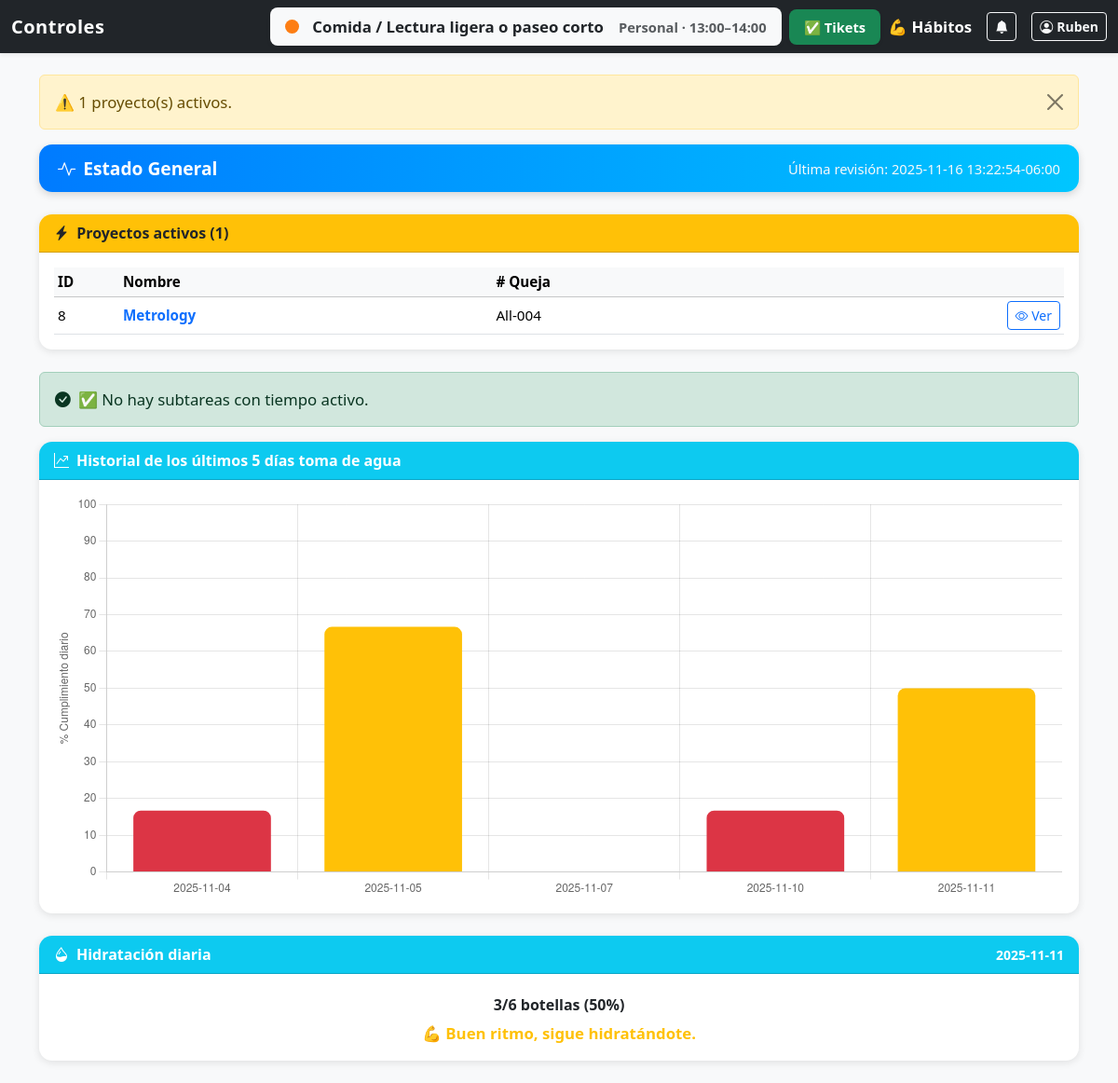
Screenshot of /estado_general (signed in) with the database file from the repository.
### tables this page shows
CREATE TABLE projects (id INTEGER PRIMARY KEY AUTOINCREMENT, nombre TEXT NOT NULL, numero_de_queja TEXT UNIQUE NOT NULL, sitio TEXT NOT NULL, prioridad TEXT NOT NULL, status TEXT NOT NULL CHECK (status IN ('Planeado', 'Detenido', 'Trabajando', 'Cerrado')), fecha_apertura TEXT NOT NULL, fecha_cierre TEXT, comentarios TEXT, ahorro REAL DEFAULT 0, gasto REAL DEFAULT 0);

CREATE TABLE agua_diaria (
    id INTEGER PRIMARY KEY AUTOINCREMENT,
    fecha TEXT NOT NULL,
    cantidad_actual INTEGER DEFAULT 0,
    objetivo INTEGER DEFAULT 6,
    usuario TEXT
);

### routes/main_routes.py (the view)
@main_bp.route('/estado_general')
@login_required
def estado_general():
    from datetime import datetime
    from zoneinfo import ZoneInfo
    from flask import session
    tz = ZoneInfo("America/Monterrey")
    now = datetime.now(tz)
    db = get_db(current_app)
    cur = db.cursor()
    cur.execute("""
        SELECT id, nombre, numero_de_queja
        FROM projects
        WHERE status='Trabajando';
    """)
    proyectos_activos = cur.fetchall()
    cur.execute("""
        SELECT s.id, s.nombre_subtarea, s.numero_de_queja,
               p.nombre AS proyecto, t.username, t.inicio
        FROM subtask_tiempo t
        JOIN subtasks s ON s.id = t.subtask_id
        JOIN projects p ON p.id = s.project_id
        WHERE t.fin IS NULL
        ORDER BY datetime(t.inicio) ASC;
    """)
    subtareas_activas = cur.fetchall()
    cur.execute("""
        SELECT COUNT(*) AS en_trabajo
        FROM subtask_tiempo
        WHERE inicio IS NOT NULL
          AND fin IS NULL;
    """)
    t = cur.fetchone()
    hay_tareas_corriendo = t['en_trabajo'] > 0
    num_proyectos = len(proyectos_activos)
    num_subtareas = len(subtareas_activas)
    if num_proyectos == 0 and num_subtareas == 0:
        flash("✅ No hay proyectos ni subtareas abiertas actualmente.", "success")
    else:
        msg = []
        if num_proyectos > 0:
            msg.append(f"{num_proyectos} proyecto(s) activos.")
        if num_subtareas > 0:
            msg.append(f"{num_subtareas} subtarea(s) con tiempo en curso.")
        flash("⚠️ " + " ".join(msg), "warning")
    if hay_tareas_corriendo:
        flash("⏱️ Hay al menos una subtarea trabajando actualmente.", "info")
    username = session.get('username', '').strip()
    cur.execute("""
        SELECT cantidad_actual, objetivo, fecha
        FROM agua_diaria
        WHERE usuario = ?
        ORDER BY datetime(fecha) DESC
        LIMIT 1;
    """, (username,))
    agua = cur.fetchone()
    if agua:
        progreso = min(agua['cantidad_actual'] / agua['objetivo'], 1.0)
        porcentaje = round(progreso * 100)
    else:
        progreso = 0
        porcentaje = 0
        agua = {'cantidad_actual': 0, 'objetivo': 6, 'fecha': None}
    cur.execute("""
        SELECT fecha, cantidad_actual, objetivo
        FROM agua_diaria
        WHERE usuario = ?
        ORDER BY date(fecha) DESC
        LIMIT 5;
    """, (username,))
    historial = cur.fetchall()
    fechas = []
    progreso_dias = []
    for h in reversed(historial):  # para que salgan del más antiguo al más reciente
        fechas.append(h['fecha'])
        progreso = round((h['cantidad_actual'] / h['objetivo']) * 100, 1) if h['objetivo'] else 0
        progreso_dias.append(progreso)
    ahora = datetime.now(tz).isoformat()
    return render_template(
        "estado_general.html",
        proyectos_activos=proyectos_activos,
        subtareas_activas=subtareas_activas,
        ahora=ahora,
        hay_tareas_corriendo=hay_tareas_corriendo,
        agua=agua,
        porcentaje=porcentaje,
        fechas=fechas,
        progreso_dias=progreso_dias
    )

### auth.py (called while the page is built)
def login_required(f):
    @wraps(f)
    def wrapper(*args, **kwargs):
        if 'user_id' not in session:
            flash("Debes iniciar sesión.", "warning")
            return redirect(url_for('auth.login'))
        return f(*args, **kwargs)
    return wrapper

### models/db.py (called while the page is built, shortened)
def resolve_database_path(app):
    if app and app.config.get("DATABASE"):
        return app.config["DATABASE"]

def get_db(app):
    if "db" not in g:
        db_path = resolve_database_path(app)
        os.makedirs(os.path.dirname(db_path), exist_ok=True)
        g.db = sqlite3.connect(db_path, check_same_thread=False)
        g.db.row_factory = sqlite3.Row
    return g.db

### models/personal.py (called while the page is built)
def get_current_activity(app, username):
    from datetime import datetime
    db = get_db(app)
    cur = db.cursor()
    from zoneinfo import ZoneInfo
    ahora = datetime.now(ZoneInfo("America/Monterrey")).strftime("%H:%M")
    cur.execute("""
        SELECT actividad, tipo, fase, hora_inicio, hora_fin
        FROM daily_schedule
        WHERE username = ?
          AND hora_inicio <= ?
          AND hora_fin > ?
        LIMIT 1;
    """, (username, ahora, ahora))
    row = cur.fetchone()
    if row:
        return dict(row)
    else:
        return {"actividad": "Sin actividades programadas ahora", "tipo": "", "fase": ""}

### templates/estado_general.html (shortened to what this page needs)
{% extends "base.html" %}
{% block content %}
<div class="estado-header mb-4 d-flex justify-content-between align-items-center flex-wrap gap-2">
    <h4 class="mb-0"><i class="bi bi-activity me-2"></i>Estado General</h4>
    <span class="small text-light">Última revisión: {{ ahora|fmt_dt }}</span>
</div>
{% if proyectos_activos %}
<div class="card card-modern mb-4 border-warning border-3">
    <div class="card-header bg-warning text-dark">
        <i class="bi bi-lightning-charge-fill me-1"></i> Proyectos activos ({{ proyectos_activos|length }})
    </div>
    <div class="card-body">
        <div class="table-responsive">
            <table class="table table-sm align-middle mb-0">
                <thead class="table-light sticky-top">
                    <tr>
                        <th style="width:70px;">ID</th>
                        <th>Nombre</th>
                        <th># Queja</th>
                        <th></th>
                    </tr>
                </thead>
                <tbody>
                    {% for p in proyectos_activos %}
                    <tr>
                        <td>{{ p['id'] }}</td>
                        <td class="fw-semibold text-primary">
                            <a href="{{ url_for('project.project_detail', project_id=p['id']) }}"
                                class="text-decoration-none">
                                {{ p['nombre'] }}
                            </a>
                        </td>
                        <td>{{ p['numero_de_queja'] }}</td>
                        <td class="text-end">
                            <a href="{{ url_for('project.project_detail', project_id=p['id']) }}"
                                class="btn btn-outline-primary btn-sm">
                                <i class="bi bi-eye"></i> Ver
                            </a>
                        </td>
                    </tr>
                    {% endfor %}
                </tbody>
            </table>
        </div>
    </div>
</div>
{% else %}
<div class="alert alert-success d-flex align-items-center" role="alert">
    <i class="bi bi-check-circle-fill me-2"></i>
    <div>✅ No hay proyectos activos.</div>
</div>
{% endif %}
{% if subtareas_activas %}
<div class="card card-modern mb-4 border-danger border-3">
    <div class="card-header bg-danger text-white">
        <i class="bi bi-clock-history me-1"></i> Subtareas con tiempo activo ({{ subtareas_activas|length }})
    </div>
    <div class="card-body">
        <div class="table-responsive">
            <table class="table table-sm align-middle mb-0">
                <thead class="table-light sticky-top">
                    <tr>
                        <th>Usuario</th>
                        <th>Subtarea</th>
                        <th>Proyecto</th>
                        <th>Inicio</th>
                    </tr>
                </thead>
                <tbody>
                    {% for s in subtareas_activas %}
                    <tr>
                        <td class="fw-semibold text-primary">{{ s['username'] }}</td>
                        <td>{{ s['nombre_subtarea'] }}</td>
                        <td>{{ s['proyecto'] }}</td>
                        <td>{{ s['inicio']|fmt_dt }}</td>
                    </tr>
                    {% endfor %}
                </tbody>
            </table>
        </div>
    </div>
</div>
{% else %}
<div class="alert alert-success d-flex align-items-center" role="alert">
    <i class="bi bi-check-circle-fill me-2"></i>
    <div>✅ No hay subtareas con tiempo activo.</div>
</div>
{% endif %}
<div class="card card-modern mb-4 border-info border-3">
    <div class="card-header bg-info text-white">
        <i class="bi bi-graph-up-arrow me-2"></i>Historial de los últimos 5 días toma de agua
    </div>
    <div class="card-body">
        <canvas id="graficaAgua" height="120"></canvas>
    </div>
</div>
<script>
    document.addEventListener("DOMContentLoaded", function () {
        const ctx = document.getElementById('graficaAgua').getContext('2d');
        const chart = new Chart(ctx, {
            type: 'bar',
            data: {
                labels: {{ fechas| tojson }},
        datasets: [{
            label: 'Progreso diario (%)',
            data: {{ progreso_dias| tojson }},
        backgroundColor: function (context) {
            const val = context.raw;
            if (val < 40) return '#dc3545'; // rojo
            if (val < 80) return '#ffc107'; // amarillo
            return '#28a745'; // verde
        },
        borderRadius: 8,
        borderWidth: 0
            }]
        },
        options: {
        responsive: true,
        scales: {
            y: {
                beginAtZero: true,
                max: 100,
                title: {
                    display: true,
                    text: '% Cumplimiento diario'
                }
            }
        },
        plugins: {
            legend: { display: false },
            tooltip: {
                callbacks: {
                    label: ctx => ctx.parsed.y + '% de meta'
                }
            }
        }
    }
    });
});
</script>
<div class="card card-modern mb-4 border-info border-3">
    <div class="card-header bg-info text-white d-flex justify-content-between align-items-center">
        <div><i class="bi bi-droplet-half me-2"></i>Hidratación diaria</div>
        <small>{{ agua['fecha'] or 'Hoy' }}</small>
    </div>
    <div class="card-body text-center">
        <h6 class="fw-bold">{{ agua['cantidad_actual'] }}/{{ agua['objetivo'] }} botellas ({{ porcentaje }}%)</h6>
        {% if porcentaje < 40 %} <div class="text-danger fw-semibold">🚨 ¡Toma agua ya!
    </div>
    {% elif porcentaje < 80 %} <div class="text-warning fw-semibold">💪 Buen ritmo, sigue hidratándote.
</div>
{% else %}
<div class="text-success fw-semibold">🌊 Hidratación perfecta. Tu cuerpo te lo agradece.</div>
{% endif %}
</div>
</div>
{% endblock %}

### templates/base.html (style rules this page uses)
body { background-color: #f8f9fa; font-size: 1.05rem; touch-action: manipulation; }

### templates/estado_general.html (style rules this page uses)
.estado-header { background: linear-gradient(90deg, #007bff, #00c6ff); color: white; border-radius: 14px; padding: 14px 20px; box-shadow: 0 3px 8px rgba(0, 0, 0, 0.15); position: sticky; top: 0; z-index: 10; }
.estado-header h4 { font-size: 1.2rem; font-weight: 600; margin-bottom: 0; }
.card-modern { border: none; border-radius: 14px; box-shadow: 0 2px 8px rgba(0, 0, 0, 0.1); overflow: hidden; }
.card-header { font-weight: 600; font-size: 1rem; }
.table-responsive { max-height: 50vh; overflow-y: auto; }
.table th, .table td { vertical-align: middle; font-size: 0.95rem; }

### rows the page displays
projects: id "8", nombre "Metrology", numero_de_queja "All-004"
agua_diaria: fecha "2025-11-11", cantidad_actual "3", objetivo "6"

### other values shown
{{ session.get('username') }} "Ruben"
{{ message }} "⚠️ 1 proyecto(s) activos."
{{ ahora|fmt_dt }} "2025-11-16 13:22:54-06:00"
{{ proyectos_activos|length }} "1"
{{ porcentaje }} "50"
chart data {{ fechas| tojson }} ["2025-11-04", "2025-11-05", "2025-11-07", "2025-11-10", "2025-11-11"]
chart data {{ progreso_dias| tojson }} [16.7, 66.7, 0.0, 16.7, 50.0]
